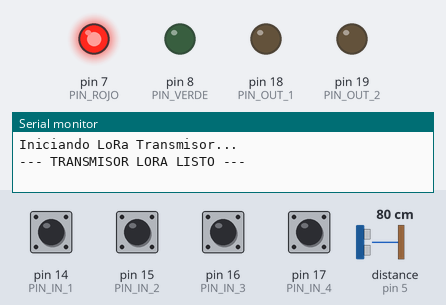
A sketch run on a simulated Arduino Uno, built with avr-gcc and run on an emulated ATmega328P. On the bench: output pins drawn as LEDs (lit = HIGH), the last lines printed to the serial monitor. Inputs (shaded band) come from the test bench; at power-on: pin 14 (PIN_IN_1), pin 15 (PIN_IN_2), pin 16 (PIN_IN_3), pin 17 (PIN_IN_4) HIGH, distance to the obstacle (sensor on pin 5) 80 cm. The echo pulse lasts 58.3 µs per cm; no radio packets arrive unless stated; pins used as bus, display or sensor lines are not drawn.

Above: at 2.5 s.
At 5.08 s:
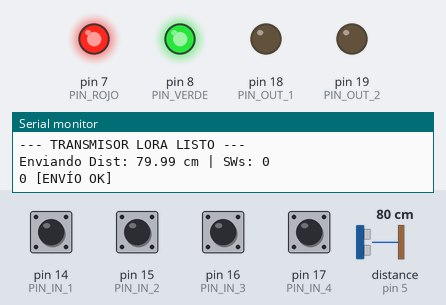
Timing chart, 0 to 7.1 s (numbered marks = the images above):
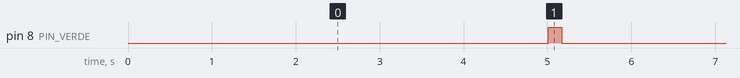

The sketch:

SimbolarTransmisor.ino
```cpp
#include <SPI.h>
#include <LoRa.h>

// Pines para LoRa (Ajustar según tu conexión física)
const int csPin = 10;    // NSS
const int resetPin = 9;  // RST
const int irqPin = 2;    // DIO0

// 2. Pines del LED Bicolor (Naranja-Naranja-Marrón 330 ohm)
#define PIN_ROJO 7
#define PIN_VERDE 8
// 2. Sensor JSN-SR04T (Pines definidos por el usuario)
#define SU_TRIGGER 4
#define SU_ECHO 5

struct __attribute__((packed)) LoRaPayload {
  float dist;  // 4 bytes
  byte p_in;   // 1 byte
  byte p_out;  // 1 byte
};

// --- VARIABLES GLOBALES DE COMUNICACIÓN ---
LoRaPayload data;                    // Estructura principal de datos [cite: 72]
volatile byte comandoRecibido = 0;   // Almacena el byte p_out recibido
volatile bool nuevoComando = false;  // Bandera para la interrupción

void setup() {
  Serial.begin(9600);
  configurarHardware();

  pinMode(PIN_ROJO, OUTPUT);
  pinMode(PIN_VERDE, OUTPUT);
  digitalWrite(PIN_ROJO, HIGH);  // Inicia en Rojo (Standby)
  digitalWrite(PIN_VERDE, LOW);
  // Configuración de los 4 switches con Pull-Up [cite: 5]

  pinMode(SU_TRIGGER, OUTPUT);
  pinMode(SU_ECHO, INPUT);
  digitalWrite(SU_TRIGGER, LOW);

  Serial.println("Iniciando LoRa Transmisor...");
  LoRa.setPins(csPin, resetPin, irqPin);

  if (!LoRa.begin(433E6)) {  // Debe coincidir con el receptor
    Serial.println("Error: No se encuentra el modulo LoRa");
    while (1)
      ;
  }
  LoRa.setSyncWord(0xF3);
  LoRa.enableCrc();
  Serial.println("--- TRANSMISOR LORA LISTO ---");
}

void loop() {

  // 1. Si la interrupción detectó un comando nuevo, lo aplicamos
  if (nuevoComando) {
    escribirSalidas(comandoRecibido);
    nuevoComando = false;
    Serial.print(F("[LoRa] Nuevo comando aplicado: "));
    Serial.println(comandoRecibido);
  }

  // 2. Envío periódico de datos (Reporte)
  static unsigned long tEnvio = 0;
  if (millis() - tEnvio > 5000) {  // Enviamos cada 5 segundos
    // --- CORRECCIÓN EN EL LOOP ---
    LoRaPayload reporte;
    reporte.dist = devuelve_distancia();  // Obtiene la distancia real
    reporte.p_in = leerEntradas();
    reporte.p_out = 0;

    Serial.print("Enviando Dist: ");
    Serial.print(reporte.dist);  // <--- CAMBIAR 'data.dist' POR 'reporte.dist'
    Serial.print(" cm | SWs: ");
    Serial.println(reporte.p_in);
    Serial.print(reporte.p_out);
    // --- DENTRO DEL IF DE ENVÍO ---
    digitalWrite(PIN_VERDE, HIGH);  // Encendemos verde al empezar a enviar
    LoRa.beginPacket();
    LoRa.write((uint8_t *)&reporte, sizeof(reporte));
    if (LoRa.endPacket()) {
      // --- ÉXITO: Destello VERDE ---
      delay(100);
      digitalWrite(PIN_VERDE, LOW);  // Apagamos verde, envío terminado
      Serial.println(F(" [ENVÍO OK]"));

      delay(300);  // Duración del destello verde
    } else {
      // --- FALLO: Destello ROJO ---
      digitalWrite(PIN_VERDE, LOW);
      digitalWrite(PIN_ROJO, HIGH);  // Error de radio
      delay(500);
      digitalWrite(PIN_ROJO, LOW);

      delay(1000);  // Duración del aviso rojo
    }

    // MUY IMPORTANTE: Volver a modo recepción después de enviar
    LoRa.receive();
    tEnvio = millis();
  }
}

float devuelve_distancia() {
  digitalWrite(SU_TRIGGER, LOW);
  delayMicroseconds(2);
  digitalWrite(SU_TRIGGER, HIGH);
  delayMicroseconds(20);
  digitalWrite(SU_TRIGGER, LOW);
  long tiempo = pulseIn(SU_ECHO, HIGH, 100000);
  if (tiempo == 0) return 0.00;
  return (tiempo / 2.0) * 0.0343;
}
```

Comunicacion_LoRa.ino
```cpp
// Función de Interrupción (ISR) - Se ejecuta al recibir un paquete
void onReceive(int packetSize) {
  if (packetSize == sizeof(LoRaPayload)) {
    LoRaPayload entrada;
    LoRa.readBytes((uint8_t *)&entrada, sizeof(entrada));

    // Solo nos interesa el byte p_out que viene del Receptor
    comandoRecibido = entrada.p_out;
    nuevoComando = true;
  }
}

void configurarLoRaAsincrono() {
  LoRa.setPins(csPin, resetPin, irqPin);
  if (!LoRa.begin(433E6)) {
    while (1); // Error de hardware
  }
  LoRa.setSyncWord(0xF3);
  LoRa.enableCrc();

  // Registrar la función que se ejecutará al recibir datos
  LoRa.onReceive(onReceive);
  // Poner el módulo en modo audición continua
  LoRa.receive();
}
```

Hardware.ino
```cpp
// --- CONFIGURACIÓN DE PINES (Mapeo numérico para Arduino Uno) ---
// Entradas (p_in)
#define PIN_IN_1 14 // Equivale a A0
#define PIN_IN_2 15 // Equivale a A1
#define PIN_IN_3 16 // Equivale a A2
#define PIN_IN_4 17 // Equivale a A3

// Salidas (p_out)
#define PIN_OUT_1 18 // Equivale a A4
#define PIN_OUT_2 19 // Equivale a A5
#define PIN_OUT_3 7  // Pin Digital 7 [cite: 69]
#define PIN_OUT_4 8  // Pin Digital 8 [cite: 69]

void configurarHardware() {
  // Configuración de Entradas con Pull-Up interno
  // Esto permite conectar botones directamente a GND
  pinMode(PIN_IN_1, INPUT_PULLUP);
  pinMode(PIN_IN_2, INPUT_PULLUP);
  pinMode(PIN_IN_3, INPUT_PULLUP);
  pinMode(PIN_IN_4, INPUT_PULLUP);

  // Configuración de Salidas
  pinMode(PIN_OUT_1, OUTPUT);
  pinMode(PIN_OUT_2, OUTPUT);
  pinMode(PIN_OUT_3, OUTPUT);
  pinMode(PIN_OUT_4, OUTPUT);

  // Estado inicial: Todo apagado
  digitalWrite(PIN_OUT_1, LOW);
  digitalWrite(PIN_OUT_2, LOW);
  digitalWrite(PIN_OUT_3, LOW);
  digitalWrite(PIN_OUT_4, LOW);
}

// Función para empaquetar 4 entradas en un solo byte (Bitmasking)
byte leerEntradas() {
  byte resultado = 0;

  // Si el pin está en LOW (presionado), ponemos el bit correspondiente en 1
  if (digitalRead(PIN_IN_1) == LOW) resultado |= (1 << 0); // Bit 0
  if (digitalRead(PIN_IN_2) == LOW) resultado |= (1 << 1); // Bit 1
  if (digitalRead(PIN_IN_3) == LOW) resultado |= (1 << 2); // Bit 2
  if (digitalRead(PIN_IN_4) == LOW) resultado |= (1 << 3); // Bit 3

  return resultado;
}

// Función para desempaquetar el byte de la API y actuar sobre las salidas
void escribirSalidas(byte comando) {
  // Verificamos cada bit del byte 'comando'
  digitalWrite(PIN_OUT_1, (comando & (1 << 0)) ? HIGH : LOW);
  digitalWrite(PIN_OUT_2, (comando & (1 << 1)) ? HIGH : LOW);
  digitalWrite(PIN_OUT_3, (comando & (1 << 2)) ? HIGH : LOW);
  digitalWrite(PIN_OUT_4, (comando & (1 << 3)) ? HIGH : LOW);
}
```

Measured:
- by itself, pin 8 (PIN_VERDE): alternates HIGH for 0.16 s and LOW for 5.3 s
